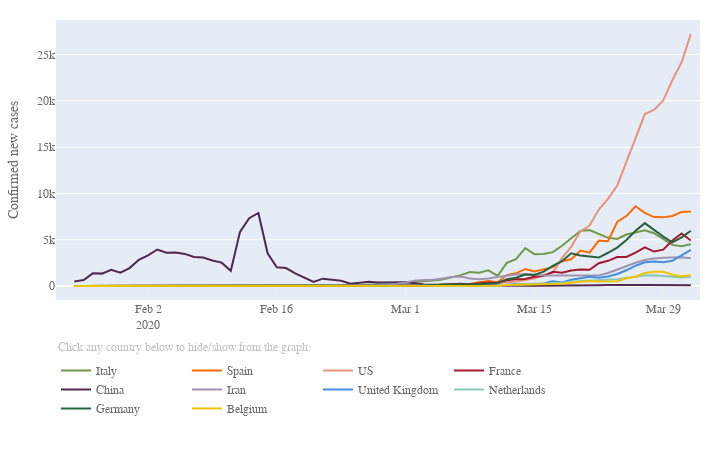

This figure's notebook cell:
### Code cell
# Plot new cases top 10 countries
data = []

for i, c in enumerate(top10_country):
    nc = df_merged[df_merged['Country/Region'] == c].confirmed_newcases_movavg
    data.append(go.Scatter(x = df_merged[df_merged['Country/Region'] == c].dt,
                           y = nc,
                           name = c+'  ',
                           marker = dict(color = top10_col[i]),
                           line = dict(width = line_width),
                           hoverinfo = 'text',
                           hovertext = [c+':<br>{:.0f}'.format(i) for i in nc],
                           hoverlabel = dict(bordercolor = top10_col[i], 
                                             bgcolor = 'white',
                                             font = dict(color = top10_col[i])),
                           showlegend = True
                          )
               )
    
    
lay = go.Layout(width = width_px, 
                height = height_px, 
                xaxis = dict(ticks = 'inside',
                             ticklen = tick_lenght,
                             tickcolor = tick_col,
                             rangemode = 'nonnegative',
                             zeroline = False,
                             showgrid = False,
                            ),
                yaxis = dict(title='Confirmed new cases',
                             type = 'linear',
                            ),
                hovermode = 'closest',
                font = dict(size = label_size,
                            family = label_font,
                            color = label_col,
                           ),
                legend = dict(x = 0.0, 
                              y = -0.20,
                              orientation = 'h',
                             ),
                margin=dict(l = margin_l, r = margin_r, b = margin_b, t = margin_t, pad=0),
                annotations=[dict(x = 0.0,
                                  y = -0.20,
                                  showarrow = False,
                                  text = 'Click any country below to hide/show from the graph:',
                                  xref = 'paper',
                                  yref = 'paper',
                                  font=dict(
                                      family = label_font,
                                      size = label_size,
                                      color = 'silver',),
                                 ),
                            ],
               )

fig = dict(data=data, layout=lay)
plotly.offline.iplot(fig)

# Save JS
plot = plotly.offline.plot({'data':data,
                            'layout':lay},
                           include_plotlyjs = False,
                           output_type = 'div',
                           config = dict(showLink = False,
                                         modeBarButtonsToRemove = ['sendDataToCloud'],
                                         displaylogo = False,
                                         responsive = True)
                          )
path = '../visuals/new_cases/'
out_file = open(path+'timeline_newcases_date_all_720.html', 'w')
out_file.write('<!DOCTYPE html><html><head><script src="https://cdn.plot.ly/plotly-latest.min.js"></script></head><body>')
out_file.write(plot)
out_file.write('</body><html>')
out_file.close()
